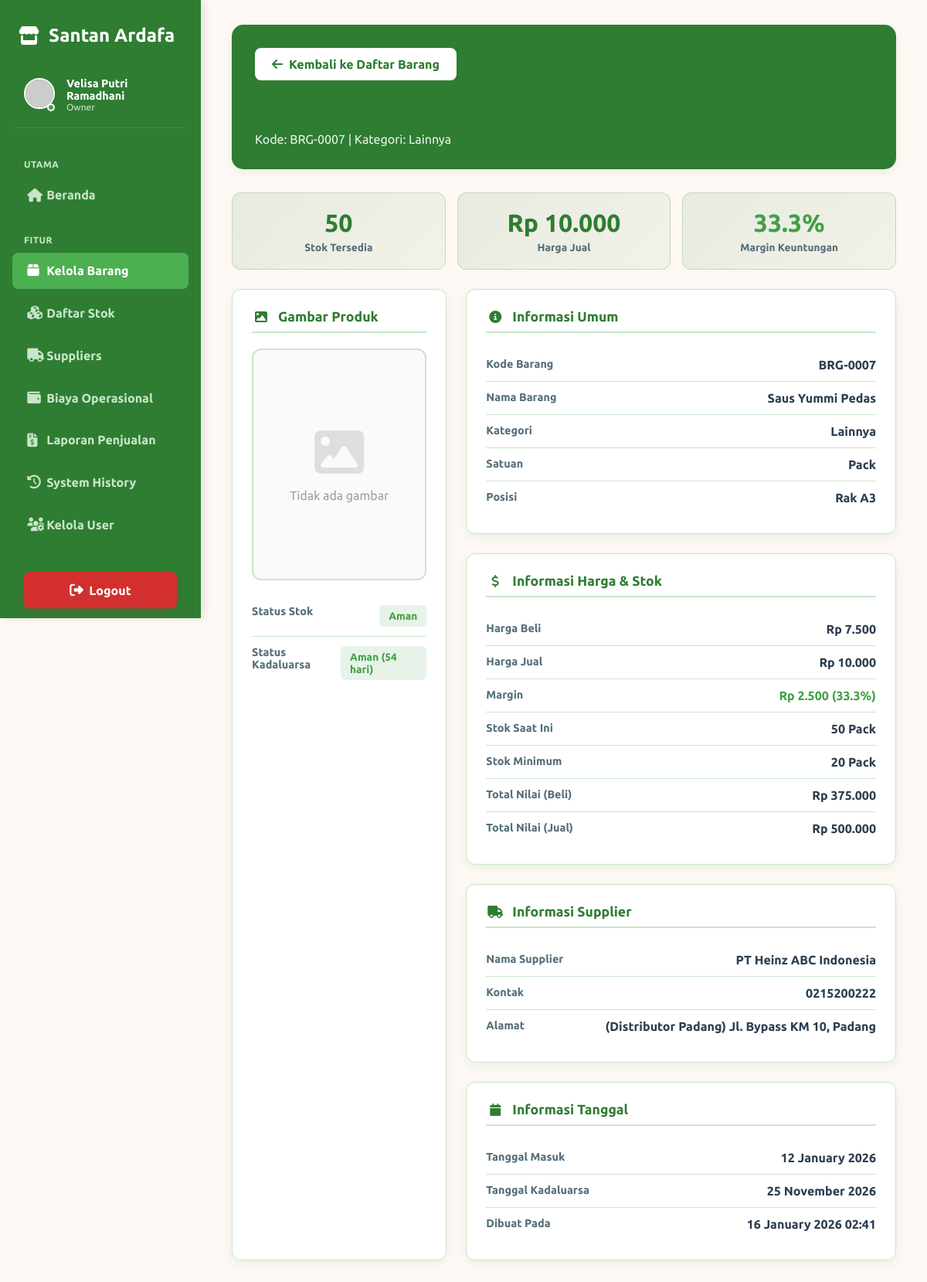
The page /modules/dashboard/detail_barang.php?id=7 (signed in) on the database its author committed.
### tables this page shows
CREATE TABLE `barang` (
  `id` int(11) NOT NULL,
  `kode_barang` varchar(50) NOT NULL,
  `nama_barang` varchar(150) NOT NULL,
  `kategori` varchar(100) NOT NULL,
  `supplier_id` int(11) DEFAULT NULL,
  `posisi` varchar(150) DEFAULT NULL,
  `satuan` varchar(20) NOT NULL,
  `stok` int(11) NOT NULL DEFAULT 0,
  `stok_min` int(11) NOT NULL DEFAULT 0,
  `harga_beli` int(11) NOT NULL DEFAULT 0,
  `harga_jual` int(11) NOT NULL DEFAULT 0,
  `tgl_masuk` date NOT NULL,
  `tgl_kadaluarsa` date DEFAULT NULL,
  `created_at` timestamp NOT NULL DEFAULT current_timestamp(),
  `gambar` varchar(255) DEFAULT NULL
);

CREATE TABLE `suppliers` (
  `id` int(11) NOT NULL,
  `nama_supplier` varchar(255) NOT NULL,
  `kontak` varchar(100) DEFAULT NULL,
  `alamat` text DEFAULT NULL,
  `tanggal` datetime DEFAULT current_timestamp()
);

### modules/dashboard/detail_barang.php (the view, shortened to what this page needs)
<?php
require_once 'owner_model.php';
$id = isset($_GET['id']) ? intval($_GET['id']) : 0;
$query = "SELECT b.*, s.nama_supplier, s.kontak as supplier_kontak, s.alamat as supplier_alamat
          FROM barang b
          LEFT JOIN suppliers s ON b.supplier_id = s.id
          WHERE b.id = $id";
$result = mysqli_query($koneksi, $query);
$barang = mysqli_fetch_assoc($result);
$margin = 0;
$margin_persen = 0;
if ($barang['harga_beli'] > 0) {
    $margin = $barang['harga_jual'] - $barang['harga_beli'];
    $margin_persen = ($margin / $barang['harga_beli']) * 100;
}
$total_nilai_beli = $barang['stok'] * $barang['harga_beli'];
$total_nilai_jual = $barang['stok'] * $barang['harga_jual'];
$status_stok = 'Aman';
$status_color = '#43A047';
$kadaluarsa_status = '-';
$kadaluarsa_color = '#9c9fa6';
if (!empty($barang['tgl_kadaluarsa'])) {
    $today = new DateTime();
    $exp_date = new DateTime($barang['tgl_kadaluarsa']);
    $diff = $today->diff($exp_date);
    if ($exp_date < $today) {
        $kadaluarsa_status = 'Kadaluarsa';
        $kadaluarsa_color = '#D32F2F';
    } elseif ($diff->days <= 30) {
        $kadaluarsa_status = 'Segera Kadaluarsa (' . $diff->days . ' hari)';
        $kadaluarsa_color = '#EF6C00';
    } else {
        $kadaluarsa_status = 'Aman (' . $diff->days . ' hari)';
        $kadaluarsa_color = '#43A047';
    }
}
?>
<!DOCTYPE html>
<html lang="id">
<head>
    <link rel="stylesheet" href="https://cdnjs.cloudflare.com/ajax/libs/font-awesome/6.5.1/css/all.min.css">
    <link rel="stylesheet" href="../../assets/css/style.css?v=1.10">
</head>
<body>
    <div class="wrapper">
        <div class="sidebar">
            <div class="sidebar-header">
                <i class="fas fa-store"></i> Santan Ardafa
            </div>
            <div
                style="padding: 0 0 20px 15px; display:flex; align-items:center; gap:15px; margin-bottom:20px; border-bottom: 1px solid rgba(255,255,255,0.1);">
                <div style="position:relative;">
                    <img src="https://ui-avatars.com/api/?name=<?= urlencode($_SESSION['nama']) ?>&background=random"
                        style="width:40px; height:40px; border-radius:50%; border: 2px solid white;">
                    <div
                        style="position:absolute; bottom:0; right:0; width:10px; height:10px; background:#43A047; border-radius:50%; border:2px solid white;">
                    </div>
                </div>
                <div>
                    <div class="sidebar-user-name"><?= $_SESSION['nama'] ?></div>
                    <div class="sidebar-user-role"><?= ucfirst($_SESSION['role']) ?></div>
                </div>
            </div>
            <div class="sidebar-section-title">Utama</div>
            <a href="owner.php"><i class="fas fa-home"></i> <span>Beranda</span></a>
            <div class="sidebar-section-title">Fitur</div>
            <a href="barang.php" class="active"><i class="fas fa-box"></i> <span>Kelola Barang</span></a>
            <a href="stok.php"><i class="fas fa-cubes"></i> <span>Daftar Stok</span></a>
            <a href="suppliers.php"><i class="fas fa-truck"></i> <span>Suppliers</span></a>
            <a href="pengeluaran.php"><i class="fas fa-wallet"></i> <span>Biaya Operasional</span></a>
            <a href="laporan.php"><i class="fas fa-file-invoice-dollar"></i> <span>Laporan Penjualan</span></a>
            <a href="logs.php"><i class="fas fa-history"></i> <span>System History</span></a>
            <a href="users.php"><i class="fas fa-users-cog"></i> <span>Kelola User</span></a>
            <div style="margin-top:auto; padding:20px 15px;">
                <a href="../../auth/logout.php" class="btn-logout">
                    <i class="fas fa-sign-out-alt"></i> <span>Logout</span>
                </a>
            </div>
        </div>
        <div class="main-content">
            <div class="detail-container">
                <div class="detail-header animate-up">
                    <a href="barang.php" class="btn-back">
                        <i class="fas fa-arrow-left"></i> Kembali ke Daftar Barang
                    </a>
                    <h1 style="margin: 20px 0 10px 0; font-size: 2rem;"><?= ucwords($barang['nama_barang']) ?></h1>
                    <p style="opacity: 0.9; margin: 0;">Kode: <?= $barang['kode_barang'] ?> | Kategori: <?= $barang['kategori'] ?></p>
                </div>
                <div class="stats-grid animate-up">
                    <div class="stat-card">
                        <div class="stat-value"><?= $barang['stok'] ?></div>
                        <div class="stat-label">Stok Tersedia</div>
                    </div>
                    <div class="stat-card">
                        <div class="stat-value">Rp <?= number_format($barang['harga_jual'], 0, ',', '.') ?></div>
                        <div class="stat-label">Harga Jual</div>
                    </div>
                    <div class="stat-card">
                        <div class="stat-value" style="color: <?= $margin >= 0 ? '#43A047' : '#D32F2F' ?>">
                            <?= number_format($margin_persen, 1) ?>%
                        </div>
                        <div class="stat-label">Margin Keuntungan</div>
                    </div>
                </div>
                <div class="detail-grid animate-up">
                    <div class="card">
                        <div class="card-title">
                            <i class="fas fa-image"></i> Gambar Produk
                        </div>
                        <div class="image-container">
                            <?php
                            $image_path = "../../assets/images/barang/" . $barang['gambar'];
                            $old_path = "../../assets/images/" . $barang['gambar'];
                            if (!empty($barang['gambar']) && file_exists($image_path)): ?>
                                <img src="<?= $image_path ?>" alt="<?= $barang['nama_barang'] ?>">
                            <?php elseif (!empty($barang['gambar']) && file_exists($old_path)): ?>
                                <img src="<?= $old_path ?>" alt="<?= $barang['nama_barang'] ?>">
                            <?php else: ?>
                                <div style="text-align: center; color: #9c9fa6;">
                                    <i class="fas fa-image" style="font-size: 4rem; opacity: 0.3; margin-bottom: 15px;"></i>
                                    <p>Tidak ada gambar</p>
                                </div>
                            <?php endif; ?>
                        </div>
                        <div style="margin-top: 20px;">
                            <div class="info-row">
                                <span class="info-label">Status Stok</span>
                                <span class="badge" style="background: <?= $status_color ?>20; color: <?= $status_color ?>">
                                    <?= $status_stok ?>
                                </span>
                            </div>
                            <div class="info-row">
                                <span class="info-label">Status Kadaluarsa</span>
                                <span class="badge" style="background: <?= $kadaluarsa_color ?>20; color: <?= $kadaluarsa_color ?>">
                                    <?= $kadaluarsa_status ?>
                                </span>
                            </div>
                        </div>
                    </div>
                    <div>
                        <div class="card" style="margin-bottom: 25px;">
                            <div class="card-title">
                                <i class="fas fa-info-circle"></i> Informasi Umum
                            </div>
                            <div class="info-row">
                                <span class="info-label">Kode Barang</span>
                                <span class="info-value"><?= $barang['kode_barang'] ?></span>
                            </div>
                            <div class="info-row">
                                <span class="info-label">Nama Barang</span>
                                <span class="info-value"><?= ucwords($barang['nama_barang']) ?></span>
                            </div>
                            <div class="info-row">
                                <span class="info-label">Kategori</span>
                                <span class="info-value"><?= $barang['kategori'] ?></span>
                            </div>
                            <div class="info-row">
                                <span class="info-label">Satuan</span>
                                <span class="info-value"><?= $barang['satuan'] ?></span>
                            </div>
                            <div class="info-row">
                                <span class="info-label">Posisi</span>
                                <span class="info-value"><?= $barang['posisi'] ?: '-' ?></span>
                            </div>
                        </div>
                        <div class="card" style="margin-bottom: 25px;">
                            <div class="card-title">
                                <i class="fas fa-dollar-sign"></i> Informasi Harga & Stok
                            </div>
                            <div class="info-row">
                                <span class="info-label">Harga Beli</span>
                                <span class="info-value">Rp <?= number_format($barang['harga_beli'], 0, ',', '.') ?></span>
                            </div>
                            <div class="info-row">
                                <span class="info-label">Harga Jual</span>
                                <span class="info-value">Rp <?= number_format($barang['harga_jual'], 0, ',', '.') ?></span>
                            </div>
                            <div class="info-row">
                                <span class="info-label">Margin</span>
                                <span class="info-value" style="color: <?= $margin >= 0 ? '#43A047' : '#D32F2F' ?>">
                                    Rp <?= number_format($margin, 0, ',', '.') ?> (<?= number_format($margin_persen, 1) ?>%)
                                </span>
                            </div>
                            <div class="info-row">
                                <span class="info-label">Stok Saat Ini</span>
                                <span class="info-value"><?= $barang['stok'] ?> <?= $barang['satuan'] ?></span>
                            </div>
                            <div class="info-row">
                                <span class="info-label">Stok Minimum</span>
                                <span class="info-value"><?= $barang['stok_min'] ?> <?= $barang['satuan'] ?></span>
                            </div>
                            <div class="info-row">
                                <span class="info-label">Total Nilai (Beli)</span>
                                <span class="info-value">Rp <?= number_format($total_nilai_beli, 0, ',', '.') ?></span>
                            </div>
                            <div class="info-row">
                                <span class="info-label">Total Nilai (Jual)</span>
                                <span class="info-value">Rp <?= number_format($total_nilai_jual, 0, ',', '.') ?></span>
                            </div>
                        </div>
                        <div class="card" style="margin-bottom: 25px;">
                            <div class="card-title">
                                <i class="fas fa-truck"></i> Informasi Supplier
                            </div>
                            <div class="info-row">
                                <span class="info-label">Nama Supplier</span>
                                <span class="info-value"><?= $barang['nama_supplier'] ?: '-' ?></span>
                            </div>
                            <div class="info-row">
                                <span class="info-label">Kontak</span>
                                <span class="info-value"><?= $barang['supplier_kontak'] ?: '-' ?></span>
                            </div>
                            <div class="info-row">
                                <span class="info-label">Alamat</span>
                                <span class="info-value"><?= $barang['supplier_alamat'] ?: '-' ?></span>
                            </div>
                        </div>
                        <div class="card">
                            <div class="card-title">
                                <i class="fas fa-calendar"></i> Informasi Tanggal
                            </div>
                            <div class="info-row">
                                <span class="info-label">Tanggal Masuk</span>
                                <span class="info-value"><?= date('d F Y', strtotime($barang['tgl_masuk'])) ?></span>
                            </div>
                            <div class="info-row">
                                <span class="info-label">Tanggal Kadaluarsa</span>
                                <span class="info-value">
                                    <?= $barang['tgl_kadaluarsa'] ? date('d F Y', strtotime($barang['tgl_kadaluarsa'])) : '-' ?>
                                </span>
                            </div>
                            <div class="info-row">
                                <span class="info-label">Dibuat Pada</span>
                                <span class="info-value"><?= date('d F Y H:i', strtotime($barang['created_at'])) ?></span>
                            </div>
                        </div>
                    </div>
                </div>
            </div>
        </div>
    </div>
</body>
</html>

### rows shown on the page
barang: kode_barang "BRG-0007", kategori "Lainnya", stok "50", harga_jual "10.000", margin_persen "33.3", tgl_kadaluarsa "Aman (54 hari)", nama_barang "Saus Yummi Pedas", satuan "Pack", posisi "Rak A3", harga_beli "7.500", margin "2.500", stok_min "20", total_nilai_beli "375.000", total_nilai_jual "500.000", supplier.nama_supplier "PT Heinz ABC Indonesia", supplier.kontak "0215200222", supplier.alamat "(Distributor Padang) Jl. Bypass KM 10, Padang", tgl_masuk "12 January 2026", tgl_kadaluarsa "25 November 2026", created_at "16 January 2026 02:41"

### other values the page prints
$_SESSION['nama'] "Velisa Putri Ramadhani"
$_SESSION['role'] "Owner"
$status_stok "Aman"
